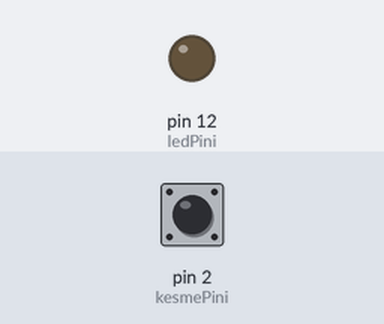
Recording of a sketch running on a simulated Arduino Uno, built with avr-gcc and run on an emulated ATmega328P. Parts: output pins drawn as LEDs (lit = HIGH). Inputs (shaded band) come from the test bench; at power-on: pin 2 (kesmePini) HIGH.

Above: at 1.2 s.
1.3 s: pin 2 (kesmePini) pulled LOW for 0.15 s
At 2.1 s:
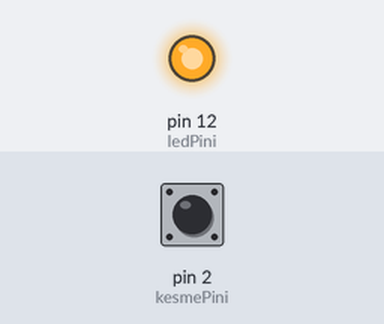
2.9 s: pin 2 (kesmePini) pulled LOW for 3.2 s
At 3.8 s:
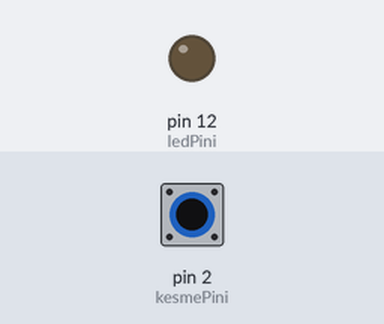
Timing chart, 0 to 7.6 s (numbered marks = the images above; inputs shaded):
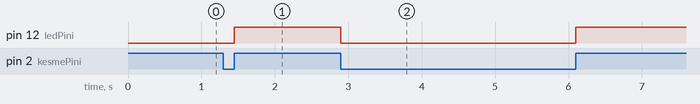

Measured:
- after the input at 1.3 s, pin 12 (ledPini): LOW → HIGH after 0.15 s
- after the input at 2.9 s, pin 12 (ledPini): HIGH → LOW at once, → HIGH 3.2 s later

The sketch:

ButonLed.ino
```cpp
/**
* D2 pininden kesme isteği gönderilmesi
*
*/
const byte ledPini = 12;
const byte kesmePini = 2;

void setup() {
  Serial.begin(115200);
  pinMode(ledPini, OUTPUT);
  pinMode(kesmePini, INPUT_PULLUP);

  // 2 nolu pin için (0) kesme ayarla. kesme geldiğide
  //   kesmeFonksiyonu()  fonksiyonunu çalıştır.
  attachInterrupt(digitalPinToInterrupt(kesmePini), kesmeFonksiyonu, CHANGE);//LOW, HIGH, FALLING, CHANGE
}

void loop() {

}

void kesmeFonksiyonu() {

  if (digitalRead (kesmePini) == HIGH)
    digitalWrite (ledPini, HIGH);
  else
    digitalWrite (ledPini, LOW);
}
```
